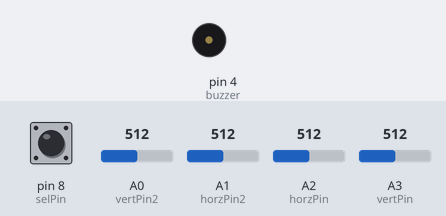
The program below on a simulated Arduino Leonardo, built with avr-gcc and run on an emulated ATmega32U4. On the bench: buzzer (waves = sounding). The inputs (shaded band) are chosen by the test bench; at power-on: A0 (vertPin2) = 512, A1 (horzPin2) = 512, pin 8 (selPin) HIGH, A2 (horzPin) = 512, A3 (vertPin) = 512. USB keyboard and mouse output is not drawn.

Above: at 6.2 s.
6.3 s: A0 (vertPin2) set to 896
7.9 s: A0 (vertPin2) set to 926
At 8.54 s:
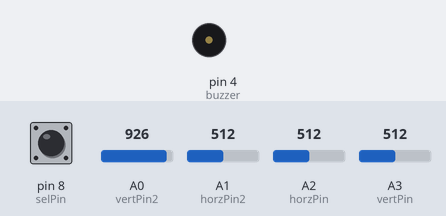
10.9 s: A0 (vertPin2) set to 716
At 12.0 s:
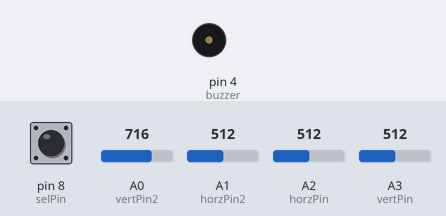
12.4 s: A1 (horzPin2) set to 901
14.0 s: A1 (horzPin2) set to 919
At 14.64 s:
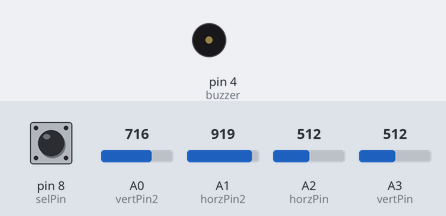
17.0 s: A1 (horzPin2) set to 716
At 17.9 s:
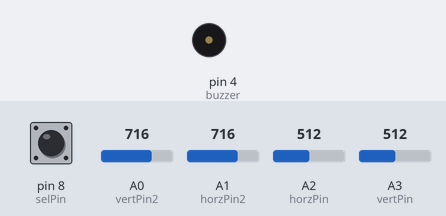
Timing chart, 0 to 19.5 s (numbered marks = the images above; inputs shaded):
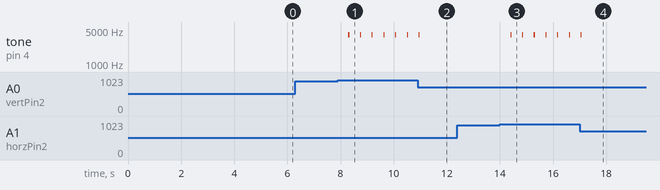

The program:

main.cpp
```cpp
#include <Keyboard.h> //Incluindo a biblioteca de comandos do teclado
#include <Mouse.h>    //Incluindo a biblioteca de comandos do mouse
#include <Arduino.h>

#define MC00 0
#define MC01 MOUSE_MIDDLE
#define MC02 0
#define MC10 MOUSE_LEFT
#define MC11 0
#define MC12 0
#define MC20 MOUSE_RIGHT
#define MC21 0
#define MC22 0

const int buzzer = 4;

int horzPin = A2;  // Output do módulo horizontal do joystick 2
int vertPin = A3;  // Output do módulo vertical do joystick 2
int selPin = 8;    // Botão do joystick 2 (talvez não usado)
int horzPin2 = A1; // Output do módulo horizontal do joystick 1
int vertPin2 = A0; // Output do módulo vertical do joystick 1
int selPin2 = 9;   // Botão do joystick 2 (talvez não usado)

int vertZero, horzZero, vertZero2, horzZero2;                             // Armazena os valores iniciais de cada eixo (geralmente em torno de 512)
int vertValue, horzValue, vertValue2, horzValue2;                         // Armazena os outputs numéricos de cada eixo
int vertValueassist, horzValueassist, vertValue2assist, horzValue2assist; // Declara os assistentes para a tradução dos números dos eixos entre 410 e 530 para apenas 400
int mouseClickFlag = 0;                                                   // Auxilia no processo de clique no botão(talvez não seja usado)
int mouseClickFlag2 = 0;

int sensitivity = 250; // Quantomaior o valor = mais lento o mouse (em torno de 250)
int invertMouse = -1;  // Inversor de orientação do joystick, -1 para não inverter, 1 para inverter

// Declaração doscomandos da matriz de controle do mouse

const int mouse_com[3][3] = { // Matriz de controle do mouse
    {MC00, MC01, MC02},
    {MC10, MC11, MC12},
    {MC20, MC21, MC22}};

void setup()
{                                 // Inicialização dos pinos e variáveis
  pinMode(horzPin, INPUT);        // Torna os pinos como entradas (horizontal) (joystick 1)
  pinMode(vertPin, INPUT);        // Torna os pinos como entradas (vertical) (joystick 1)
  pinMode(selPin, INPUT);         // Torna o botão como entrada (talvez não será usado) (joystick 1)
  digitalWrite(selPin, HIGH);     // Coloca "high" na seleção do botão (joystick 1)
  delay(1000);                    // Delay para evitar erros das outputs (joystick 1)
  vertZero = analogRead(vertPin); // Armazena os valores iniciais dos joysticks, eles devem estar em posição NEUTRA quando inicializados (joystick 1)
  horzZero = analogRead(horzPin);

  pinMode(horzPin2, INPUT);         // Torna os pinos como entradas (horizontal) (joystick 1)
  pinMode(vertPin2, INPUT);         // Torna os pinos como entradas (vertical) (joystick 1)
  pinMode(selPin2, INPUT);          // Torna o botão como entrada (talvez não será usado) (joystick 1)
  digitalWrite(selPin2, HIGH);      // Coloca "high" na seleção do botão (joystick 1)
  delay(1000);                      // Delay para evitar erros das outputs (joystick 1)
  vertZero2 = analogRead(vertPin2); // Armazena os valores iniciais dos joysticks, eles devem estar em posição NEUTRA quando inicializados (joystick 1)
  horzZero2 = analogRead(horzPin2);

  Mouse.begin();    // Inicia a simulação do mouse
  Keyboard.begin(); // Inicia a simulação do teclado


  delay(3000); //delay inicial pra evitar acidentes durante o desenvolvimento
}

void sound()
{
    tone(buzzer, 4000);
    delay(40);
    noTone(buzzer);
}

void joystick1()
{                                             // Movimento do ponteiro do mouse
  vertValue = analogRead(vertPin) - vertZero; // Lê o deslocamento vertical
  horzValue = analogRead(horzPin) - horzZero; // Lê o deslocamento horizontal

  vertValueassist = vertValue % 400; // Traduz o valor de 420 a 530 para simplesmente 400
  vertValue = vertValue - vertValueassist;

  horzValueassist = horzValue % 400;
  horzValue = horzValue - horzValueassist;

  if (vertValue != 0)
    Mouse.move(0, (-1 * (vertValue / sensitivity)), 0); // Move o mouse no eixo y
  if (horzValue != 0)
    Mouse.move(((horzValue / sensitivity)), 0, 0); // Move o mouse no eixo x

  if ((digitalRead(selPin) == 0) && (!mouseClickFlag)) // Se o botão está pressionado (não sei se será usado)
  {
    mouseClickFlag = 1;
    Mouse.press(MOUSE_LEFT); // Clica o botão esquerdo (não sei se será usado)
  }
  if ((digitalRead(selPin)) && (mouseClickFlag))
  { // Se o botão não está pressionado (não sei se será usado)
    mouseClickFlag = 0;
    Mouse.release(MOUSE_RIGHT); // Solta o botão esquerdo (não sei se será usado)
  }
}

void joystick2()
{

  {
    vertValue2 = analogRead(vertPin2) - vertZero2; // Lê o deslocamento vertical
    horzValue2 = analogRead(horzPin2) - horzZero2; // Lê o deslocamento horizontal

    vertValue2assist = vertValue2 % 400;
    vertValue2 = vertValue2 - vertValue2assist;
    if (vertValue2 == 400)
      vertValue2 = 1;
    if (vertValue2 == -400)
      vertValue2 = 2;

    horzValue2assist = horzValue2 % 400;
    horzValue2 = horzValue2 - horzValue2assist;
    if (horzValue2 == 400)
      horzValue2 = 1;
    if (horzValue2 == -400)
      horzValue2 = 2;
  }
  if (mouse_com[horzValue2][vertValue2] != 0)         // Manda os comandos do mouse
  {                                                   // Garante que haverá navegação sem atraso do joystick que controle o mouse enquanto não houver nada sendo aplicado no joystick comando
    Mouse.press(mouse_com[horzValue2][vertValue2]);   // Pressiona o comando desejado armazenado em aux
    delay(200);                                       // Delay para evitar que haja uma repetição excessiva do comando
    Mouse.release(mouse_com[horzValue2][vertValue2]);// Solta o comando (senão fica pressionado para sempre)
    delay(200); // Mais um delay para evitar cliques múltiplos acidentais
    sound();


  }
}

void loop()
{
  joystick1();
  joystick2();
}
```

Measured:
- the behaviour switches between 911 and 912 on A0 (vertPin2) (found by bisection; images 0 and 1)
- the behaviour switches between 911 and 912 on A1 (horzPin2) (found by bisection; images 2 and 3)
- after the input at 6.3 s, every drawn part: stays the same
- after the input at 7.9 s, tone on pin 4 (buzzer): alternates 4000 Hz for 0.04 s and silent for 0.40 s, starting after 0.40 s
- after the input at 10.9 s, tone on pin 4 (buzzer): goes on until 11.0 s, then stays silent
- after the input at 12.4 s, every drawn part: stays the same
- after the input at 14.0 s, tone on pin 4 (buzzer): alternates 4000 Hz for 0.04 s and silent for 0.40 s, starting after 0.40 s
- after the input at 17.0 s, tone on pin 4 (buzzer): goes on until 17.1 s, then stays silent
